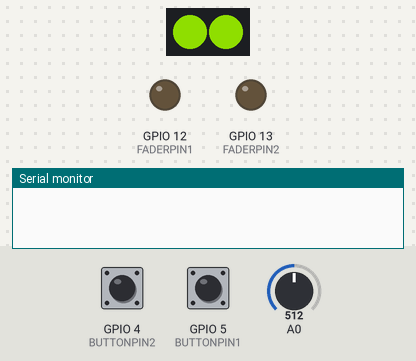
This sketch was run on a simulated ESP8266 (NodeMCU). Parts: 2 RGB LEDs in strip order, left to right, output pins drawn as LEDs (lit = HIGH), the last lines printed to the serial monitor. Inputs (shaded band) come from the test bench; at power-on: GPIO 5 (BUTTONPIN1) LOW, GPIO 4 (BUTTONPIN2) LOW, A0 = 512. Dim RGB values are drawn brighter than linear; WiFi joins after 1.5 s; servers stay silent unless stated; the strip is taken to match the declared colour order; no MQTT or app messages arrive unless stated.

Above: at 0.8 s.
0.9 s: GPIO 5 (BUTTONPIN1) pulled HIGH for 0.15 s
At 2.67 s:
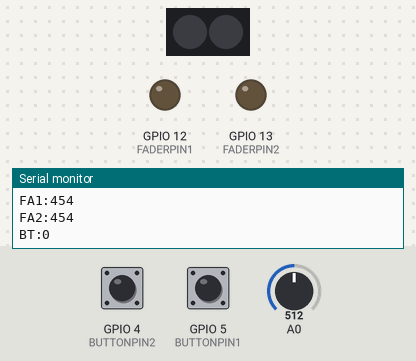
3.9 s: GPIO 4 (BUTTONPIN2) pulled HIGH for 0.15 s
At 4.11 s:
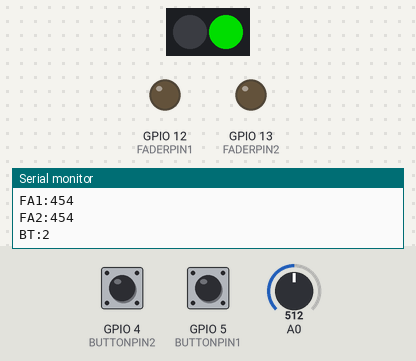
6.9 s: GPIO 5 (BUTTONPIN1) pulled HIGH for 1 s
At 7.61 s:
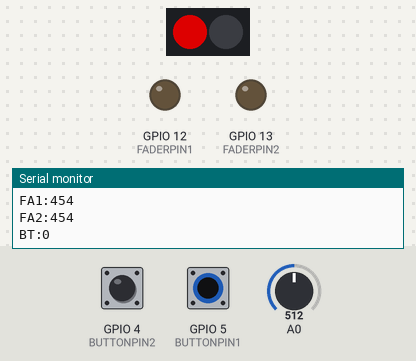
9.9 s: GPIO 4 (BUTTONPIN2) pulled HIGH for 1 s
At 10.56 s:
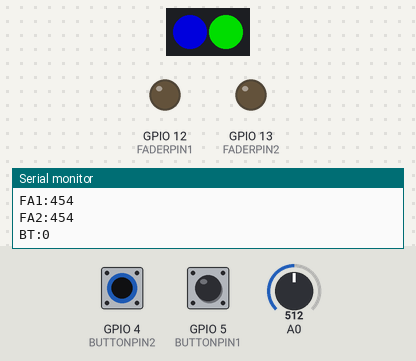
12.9 s: GPIO 4 (BUTTONPIN2) pulled HIGH for 0.15 s
At 13.76 s:
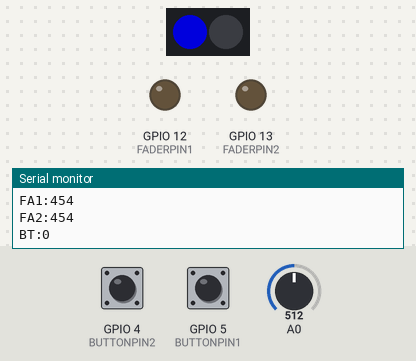
16.0 s: GPIO 4 (BUTTONPIN2) pulled HIGH for 3.2 s
At 16.36 s:
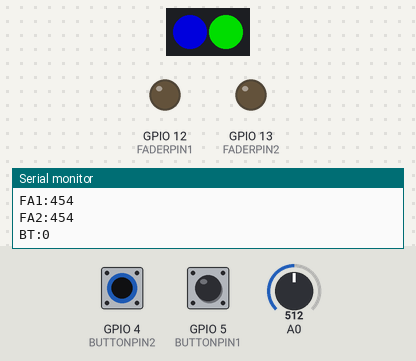
Timing chart, 0 to 21.7 s (numbered marks = the images above; inputs shaded):
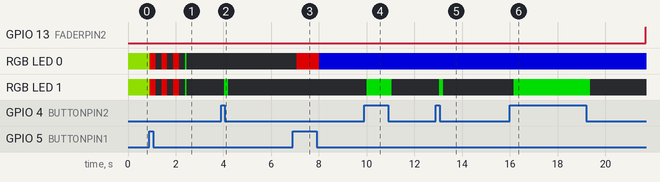

Measured:
- after the input at 0.9 s, RGB LED 0, RGB LED 1: RGB(100, 155, 0) → RGB(155, 0, 0) at once, → off 0.25 s later, → RGB(155, 0, 0) 0.25 s later, → off 0.25 s later, … (8 changes in this stretch)
- after the input at 3.9 s, RGB LED 1: off → RGB(0, 150, 0) after 0.13 s, → off 0.17 s later
- after the input at 6.9 s, RGB LED 0: off → RGB(150, 0, 0) after 0.16 s, → RGB(0, 0, 150) 0.95 s later
- after the input at 9.9 s, RGB LED 1: off → RGB(0, 150, 0) after 0.11 s, → off 1.0 s later
- after the input at 12.9 s, RGB LED 1: off → RGB(0, 150, 0) after 0.14 s, → off 0.17 s later
- after the input at 16.0 s, GPIO 13 (FADERPIN2): LOW → HIGH after 5.7 s; RGB LED 1: off → RGB(0, 150, 0) after 0.16 s, → off 3.2 s later

The sketch:

SchuifMQTT.ino
```cpp
/*
   ESP8266 (Adafruit HUZZAH) Mosquitto MQTT Publish Example
   Thomas Varnish (https://github.com/tvarnish), (https://www.instructables.com/member/Tango172)
   Made as part of my MQTT Instructable - "How to use MQTT with the Raspberry Pi and ESP8266"
*/
#include <Bounce2.h> // Used for "debouncing" the pushbutton
#include <ESP8266WiFi.h> // Enables the ESP8266 to connect to the local network (via WiFi)
#include <PubSubClient.h> // Allows us to connect to, and publish to the MQTT broker
#include <Adafruit_NeoPixel.h> //Lib for the programable leds
#include <math.h>

const byte BUTTONPIN1 = 5;   // Connect button1 to pin D5
const byte BUTTONPIN2 = 4;   // Connect button2 to pin D6
const byte FADERPIN1 = 12;     // Connect fader1 to pin D1
const byte FADERPIN2 = 13;    // Connect fader to pin D7
const byte LEDPIN = 14;        // Connect LED to pin D3

const byte NUMPIXELS = 2;    //Amount of LEDS

Adafruit_NeoPixel pixels = Adafruit_NeoPixel(NUMPIXELS, LEDPIN, NEO_RGB + NEO_KHZ800);

// WiFi
// Make sure to update this for your own WiFi network!
const char* SS_ID = "test";
const char* WIFI_PASSWORD = "testtest";

// MQTT
// Make sure to update this for your own MQTT Broker!
const char* MQTT_SERVER = "192.168.15.102";
const char* MQTT_TOPIC_BUTTON = "c3_b1";
const char* MQTT_TOPIC_FADER[2] = {"c3_f1", "c3_f2"};
const char* MQTT_USERNAME = "uncloud";
const char* MQTT_PASSWORD = "uncloud";
const char* CLIENT_ID = "controller3"; // The client id identifies the ESP8266 device. Think of it a bit like a hostname.

char msgBuffer[20];

//// Initialise the Bouncer objects
Bounce BUTTON[2] = {Bounce(), Bounce()};
byte FADER[2] = {FADERPIN1, FADERPIN2};

int pressedButton = 0;

int faderValue[2] = {0, 0};

// Initialise the WiFi and MQTT Client objects
WiFiClient wifiClient;
PubSubClient client(MQTT_SERVER, 1883, wifiClient); // 1883 is the listener port for the Broker

//Method for setting all pixels one color
void pixelsOneColor(int r, int g, int b) {
  for (int i = 0; i < NUMPIXELS; i++) {
    pixels.setPixelColor(i, pixels.Color(r, g, b));
  }
  pixels.show();
}

void startConnection()
{
  pixelsOneColor(100, 155, 000);
  //Wait a minute before starting up so we are sure the Raspberry has started (Cancel by pressing button)
  while ((digitalRead(BUTTONPIN1) == LOW) && (millis() < 60000)) {
    delay(50);
  }

  //WIFI INIT
  Serial.print("Connecting to ");
  Serial.println(SS_ID);

  // Connect to the WiFi (if button is being hold, use test wifi)
  WiFi.begin(SS_ID, WIFI_PASSWORD);

  // Wait until the connection has been confirmed before continuing
  while (WiFi.status() != WL_CONNECTED) {
    pixelsOneColor(155, 0, 0);
    delay(250);
    Serial.print(".");
    pixelsOneColor(0, 0, 0);
    delay(250);
  }

  pixelsOneColor(0, 155, 0);
  Serial.println("WiFi connected");
  Serial.print("IP address: ");
  Serial.println(WiFi.localIP());

  // Connect to MQTT Broker
  if (client.connect(CLIENT_ID, MQTT_USERNAME, MQTT_PASSWORD)) {
    Serial.println("Connected to MQTT Broker!");
    pixelsOneColor(0, 0, 0);
  } else {
    Serial.println("Connection to MQTT Broker failed...");
    pixelsOneColor(0, 155, 155); //if no connection turn purple
    delay(5000);
    ESP.restart();
  }
}

void setup() {
  Serial.begin(115200);

  pixels.begin(); // This initializes the NeoPixel library.

  pinMode(FADERPIN1, OUTPUT);
  pinMode(FADERPIN2, OUTPUT);
  pinMode(BUTTONPIN1, INPUT);
  pinMode(BUTTONPIN2, INPUT);

  // Setup pushbutton Bouncer object
  BUTTON[0].attach(BUTTONPIN1);
  BUTTON[1].attach(BUTTONPIN2);

  for (int i = 0; i < 2; i++) {
    BUTTON[i].interval(5);
  }

    startConnection();
}

void loop() {
  pressedButton = 0; //Reset the pressedButton

  for (int i = 0; i < 2; i++) {
    digitalWrite(FADER[i], HIGH);
    delay(5);
    //    faderValue[i] = analogRead(A0);
    faderValue[i] = int(log10(float(analogRead(A0) - 4)) * 168);
    digitalWrite(FADER[i], LOW);
  }

  for (int i = 0; i < 2; i++) {
    BUTTON[i].update();     //Update the button state
    if (BUTTON[i].rose()) { //If it went from low to high
      pressedButton = i + 1;

    }
    if (BUTTON[i].fell()) { //if it went from high to low
      pressedButton = i + 3;

    }
  }
  if (pressedButton == 2) pixels.setPixelColor(1, pixels.Color(0, 150, 0)); // Moderately bright green color.
  if (pressedButton == 1) pixels.setPixelColor(0, pixels.Color(150, 0, 0)); // Moderately bright green color.
  if (pressedButton == 4) pixels.setPixelColor(1, pixels.Color(0, 0, 0)); // Moderately bright green color.
  if (pressedButton == 3) pixels.setPixelColor(0, pixels.Color(0, 0, 150)); // Moderately bright green color.
  pixels.show(); // This sends the updated pixel color to the hardware.

    if (pressedButton != 0) {
      sprintf(msgBuffer, "%02d", pressedButton);
      Serial.println(msgBuffer);
      // PUBLISH to the MQTT Broker
      if (client.publish(MQTT_TOPIC_BUTTON, msgBuffer)) {
        Serial.println("Button pushed and message sent!");
      }
      else { //if it failed, try again
        Serial.println("Message failed to send. Reconnecting to MQTT Broker and trying again");
        client.connect(CLIENT_ID, MQTT_USERNAME, MQTT_PASSWORD);
        client.publish(MQTT_TOPIC_BUTTON, msgBuffer);
      }
    }

    for (int i = 0; i < 2; i++) {
      sprintf(msgBuffer, "%04d", faderValue[i]);
      client.publish(MQTT_TOPIC_FADER[i], msgBuffer);
    }

  //    Uncomment these lines for debugging
  Serial.println("FA1:" + String(faderValue[0]));
  Serial.println("FA2:" + String(faderValue[1]));

  Serial.println("BT:" + String(pressedButton));

  delay(75);
}
```
